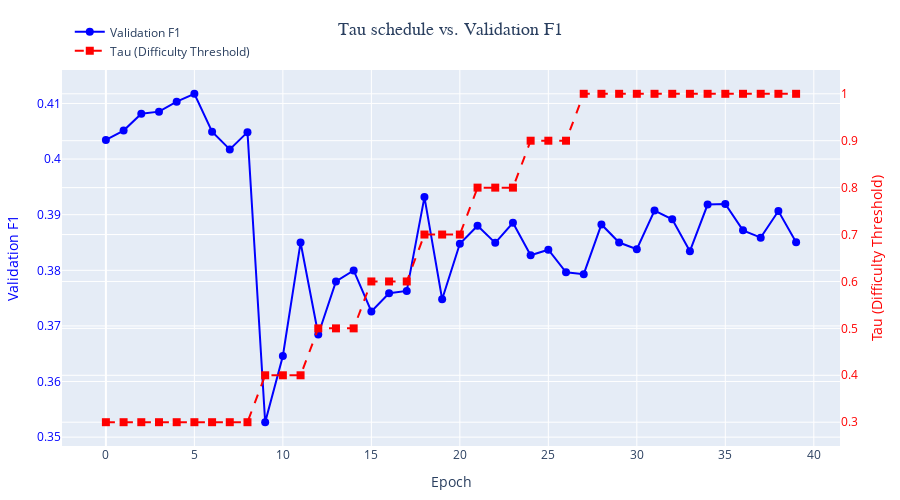

Notebook cell for this chart:
### Markdown cell above
### Curriculum-aware dataloader that adapts based on model plateau 
- The variable `tau` defines the maximum allowed difficulty of samples used for training.
- `difficulty = 1 − calibrated confidence`, so tau = 0.3 means only "easy" examples (confidence >= 0.7) are used.
- After every epoch, the model is evaluated, if the model fails to improve by more than a `plateau_margin` for `plateau_patience` epochs, then tau is updated and the curriculum gets harder: `tau = min(1.0, tau + delta_tau)`

### Code cell
fig = plot_curriculum_schedule(
    f1_scores=f1_scores,
    tau_values=tau_values,
    title="Tau schedule vs. Validation F1",
    #save_path=Path("figures/demo_curriculum.png"), 
)

### Figure 1 — Plotly figure (JSON) as saved in the notebook; plotly's stock layout.template omitted (floating-point values rounded to 4 significant figures)
{"data": [{"line": {"color": "blue"}, "marker": {"size": 8, "symbol": "circle"}, "mode": "lines+markers", "name": "Validation F1", "type": "scatter", "x": [0, 1, 2, 3, 4, 5, 6, 7, 8, 9, 10, 11, 12, 13, 14, 15, 16, 17, 18, 19, 20, 21, 22, 23, 24, 25, 26, 27, 28, 29, 30, 31, 32, 33, 34, 35, 36, 37, 38, 39], "y": [0.4034, 0.4051, 0.4082, 0.4085, 0.4103, 0.4117, 0.4049, 0.4017, 0.4048, 0.3527, 0.3646, 0.385, 0.3684, 0.378, 0.38, 0.3726, 0.3759, 0.3763, 0.3932, 0.3748, 0.3848, 0.388, 0.3849, 0.3885, 0.3827, 0.3837, 0.3796, 0.3793, 0.3882, 0.385, 0.3838, 0.3908, 0.3892, 0.3834, 0.3918, 0.3919, 0.3872, 0.3859, 0.3907, 0.3851], "yaxis": "y"}, {"line": {"color": "red", "dash": "dash"}, "marker": {"size": 8, "symbol": "square"}, "mode": "lines+markers", "name": "Tau (Difficulty Threshold)", "type": "scatter", "x": [0, 1, 2, 3, 4, 5, 6, 7, 8, 9, 10, 11, 12, 13, 14, 15, 16, 17, 18, 19, 20, 21, 22, 23, 24, 25, 26, 27, 28, 29, 30, 31, 32, 33, 34, 35, 36, 37, 38, 39], "y": [0.3, 0.3, 0.3, 0.3, 0.3, 0.3, 0.3, 0.3, 0.3, 0.4, 0.4, 0.4, 0.5, 0.5, 0.5, 0.6, 0.6, 0.6, 0.7, 0.7, 0.7, 0.8, 0.8, 0.8, 0.9, 0.9, 0.9, 1.0, 1.0, 1.0, 1.0, 1.0, 1.0, 1.0, 1.0, 1.0, 1.0, 1.0, 1.0, 1.0], "yaxis": "y2"}], "layout": {"height": 500, "legend": {"x": 0.01, "y": 1.14}, "margin": {"b": 50, "l": 60, "r": 60, "t": 70}, "title": {"font": {"family": "Arial", "size": 18}, "text": "Tau schedule vs. Validation F1", "x": 0.5}, "width": 900, "xaxis": {"title": {"text": "Epoch"}}, "yaxis": {"color": "blue", "side": "left", "title": {"text": "Validation F1"}}, "yaxis2": {"color": "red", "overlaying": "y", "side": "right", "title": {"text": "Tau (Difficulty Threshold)"}}}}
